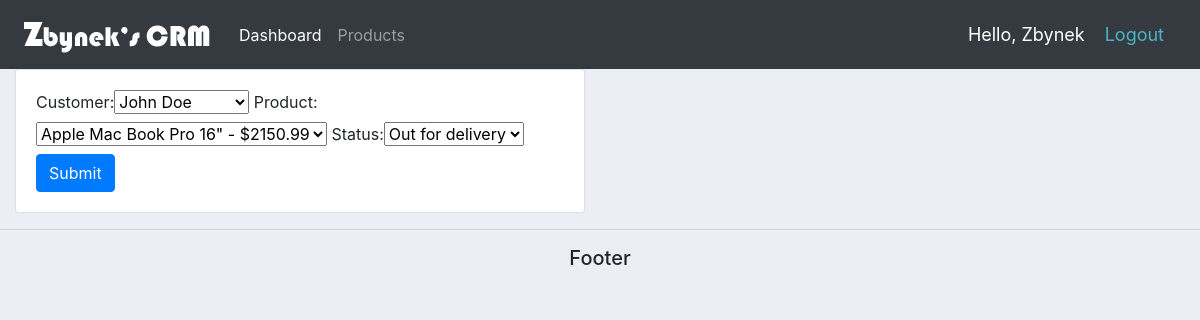
The page /update_order/17 (signed in) on the database its author committed.
### accounts/models.py (models this page shows, shortened)
class Order(models.Model):
    STATUS = (
        ('Pending', 'Pending'),
        ('Out for delivery', 'Out for delivery'),
        ('Delivered', 'Delivered'),
    )
    customer = models.ForeignKey(Customer, null=True, on_delete=models.SET_NULL)
    product = models.ForeignKey(Product, null=True, on_delete=models.SET_NULL)
    date_created = models.DateTimeField(auto_now_add=True)
    status = models.CharField(max_length=32, null=True, choices=STATUS)

### accounts/views.py (the view)
# urls.py: path('update_order/<str:order_id>', views.update_order, name='update_order'),
@login_required(login_url='login')
def update_order(request, order_id):
    order = Order.objects.get(id=order_id)
    form = OrderForm(instance=order)
    context = {'form': form}
    if request.POST:
        form = OrderForm(request.POST, instance=order)  # !!!!! You must include the instance, otherwise you add another order
        if form.is_valid():
            form.save()
            return HttpResponseRedirect(reverse('home'))
    return render(request, 'accounts/order_form.html', context)

### accounts/forms.py
class OrderForm(ModelForm):
    class Meta:
        model = Order
        fields = '__all__'

### accounts/models.py (called while the page is built)
    def __str__(self):
        return self.name

    def __str__(self):
        return f'{self.name} - ${self.price}'

### accounts/templates/accounts/order_form.html (shortened to what this page needs)
{% extends 'accounts/main.html' %}
{% load static %}
{% block content %}
<div class="row">
    <div class="col-md-6">
        <div class="card card-body">
            <form action="" method="post">
                {{ form }}
                <input class="btn btn-large btn-primary" type="submit" name="Submit" value="Submit">
            </form>
        </div>
    </div>
</div>
{% endblock %}

### accounts/templates/accounts/navbar.html (shortened to what this page needs)
{% load static %}
<nav class="navbar navbar-expand-lg navbar-dark bg-dark">
  <a class="navbar-brand" href="{% url 'home' %}"><img src="{% static 'images/logo.png'%}" alt=""></a>
  <div class="collapse navbar-collapse" id="navbarNav">
    <ul class="navbar-nav">
      <li class="nav-item active">
        <a class="nav-link" href="{% url 'home' %}">Dashboard</a>
      </li>
      <li class="nav-item">
        <a class="nav-link" href="{% url 'products' %}">Products</a>
      </li>
    </ul>
  </div>
    <span class="hello-msg">Hello, {{ request.user.first_name }}</span>
    <span class="hello-msg"><a href="{% url 'logout' %}">Logout</a></span>
</nav>

### accounts/static/css/main.css (style rules this page uses)
body { background-color: #ebeff5; }

### accounts/templates/accounts/navbar.html (style rules this page uses)
.hello-msg { font-size: 18px; color: #ffffff; margin-right: 20px; }
.hello-msg a { color: #4cb4c7; }

### rows shown on the page
Order: customer "John Doe", product "Apple Mac Book Pro 16\" - $2150.99", status "Out for delivery"

### other values the page prints
{{ request.user.first_name }} "Zbynek"
